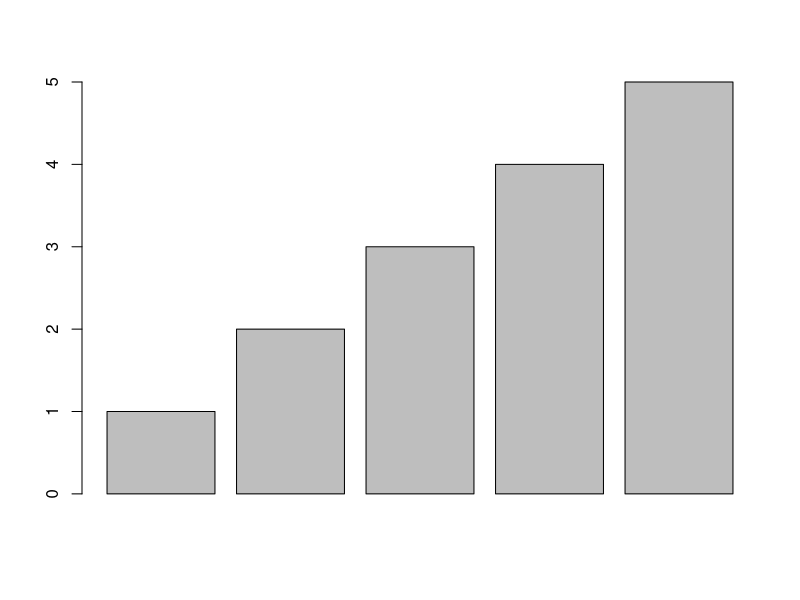
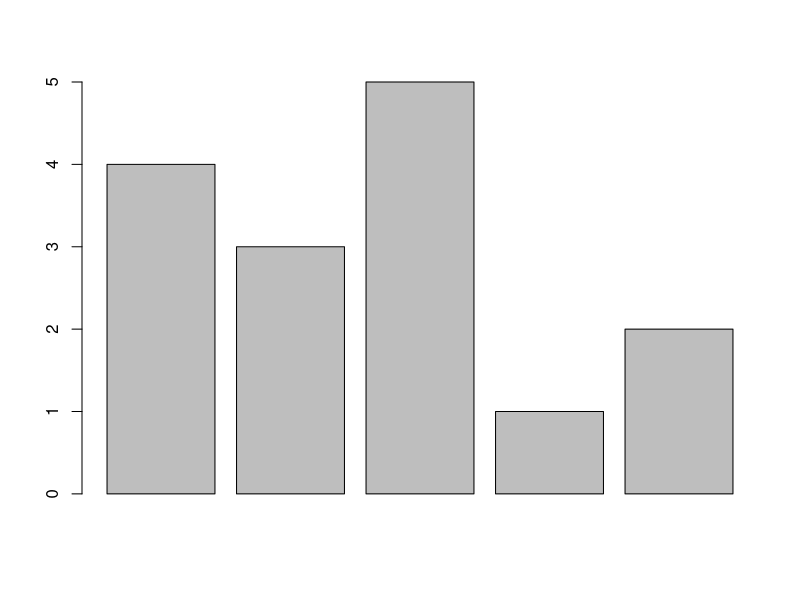
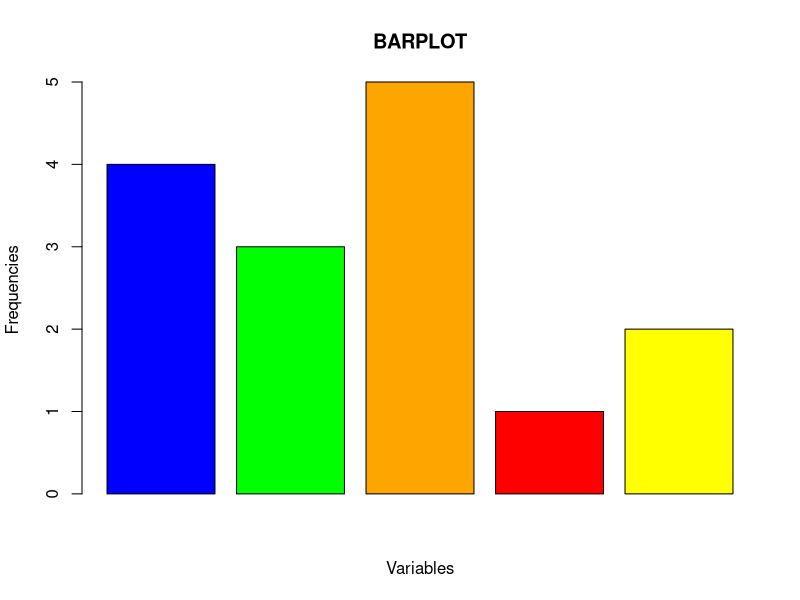
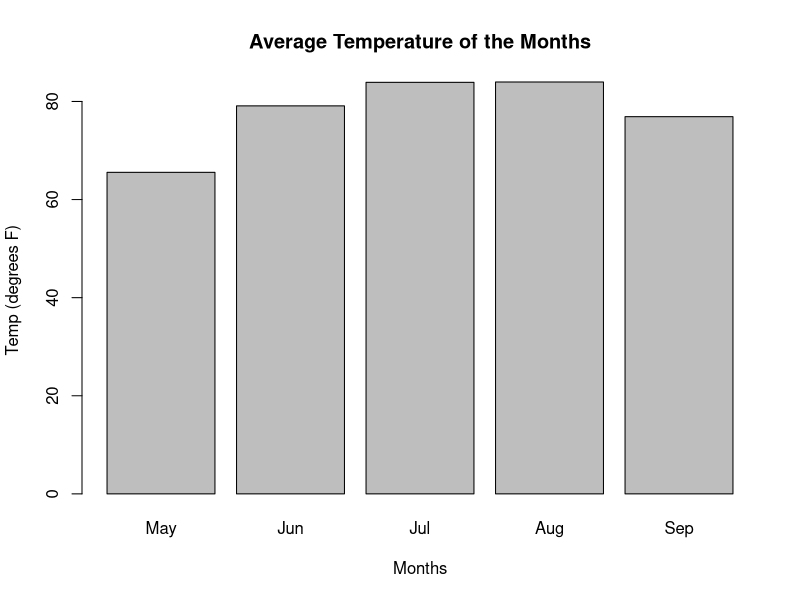
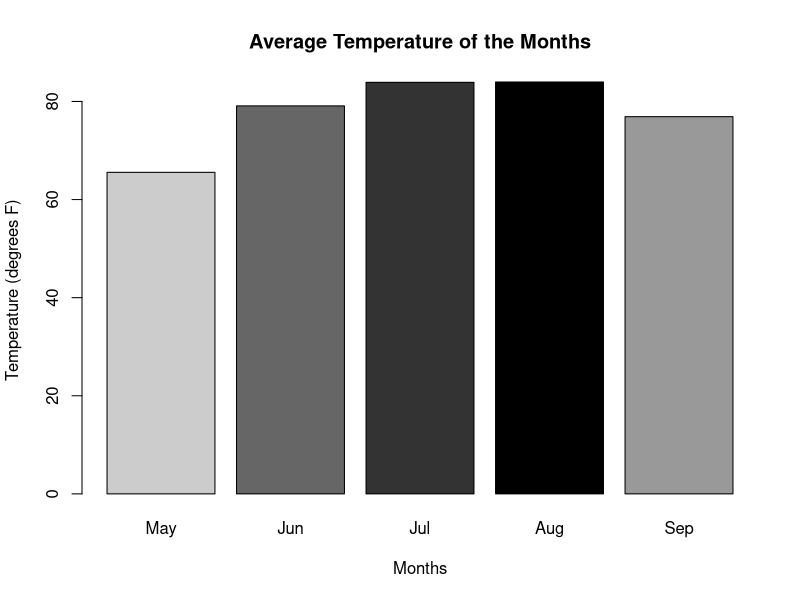
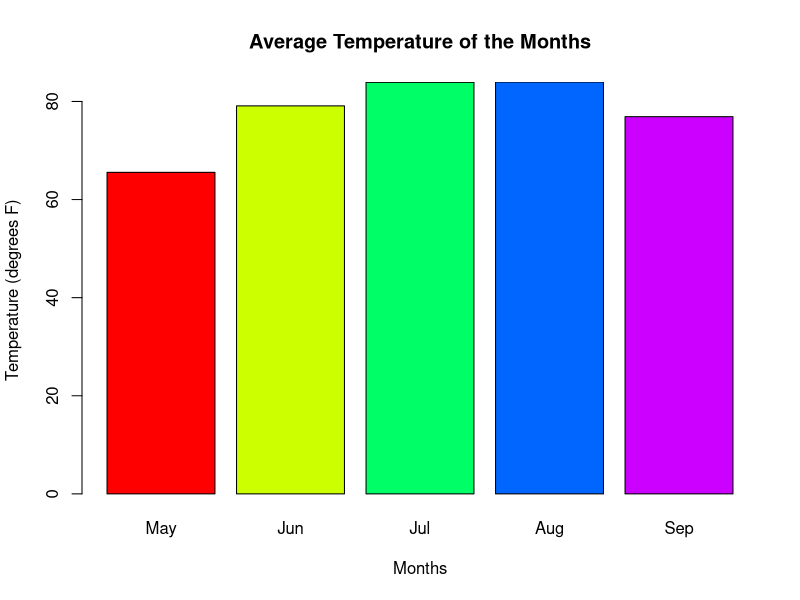

Generate these figures, in order, with R:
## ---- chunk 1
barplot(1:5)
## ---- chunk 2
heights <- c(4, 3, 5, 1, 2)
barplot(heights)
## ---- chunk 3
heights <- c(4, 3, 5, 1, 2)
barplot(heights,
        main = "BARPLOT",
        xlab = "Variables",
        ylab = "Frequencies",
        col = c("Blue", "Green", "Orange", "Red", "Yellow"))
## ---- chunk 4
# we want to plot the average temperature of the months from the airquality dataset

# we need to use the tapply function, to calculate the average of the temperatures associated to same factor - month

# we are using the tapply function to calculate the average temperature of the months

heights <- tapply(airquality$Temp, airquality$Month, mean)

barplot(heights,
        main = "Average Temperature of the Months",
        xlab = "Months",
        ylab = "Temp (degrees F)",
        names.arg = c("May", "Jun", "Jul", "Aug", "Sep"))
## ---- chunk 5
heights <- tapply(airquality$Temp, airquality$Month, mean)

rank(heights)
# the rank() function gives rank to the (numeric)elements of the argument vector....the more the numerical value...the higher the rank gets
## ---- chunk 6
heights <- tapply(airquality$Temp, airquality$Month, mean)

# shading the bars according to their heights(monochrome shades)
# we need to calculate the relative heights 

# method 1 to calculate relative heights
relative_heights <- rank(heights) / length(heights)

# method 2 to calculate relative heights
# relative_heights <- (heights - min(heights)) / (max(heights) - min(heights))

# using the gray function for monochrome colors
shades <- gray(1 - relative_heights) # to get the more tall the height, the more dark the color

barplot(height = heights,
        main = "Average Temperature of the Months",
        xlab = "Months",
        ylab = "Temperature (degrees F)",
        names.arg = c("May", "Jun", "Jul", "Aug", "Sep"),
        col = shades)
## ---- chunk 7
heights <- tapply(airquality$Temp, airquality$Month, mean)

# coloring the bars 

shades <- rainbow(length(heights))

barplot(height = heights,
        main = "Average Temperature of the Months",
        xlab = "Months",
        ylab = "Temperature (degrees F)",
        names.arg = c("May", "Jun", "Jul", "Aug", "Sep"),
        col = shades,
        xpd = FALSE)
